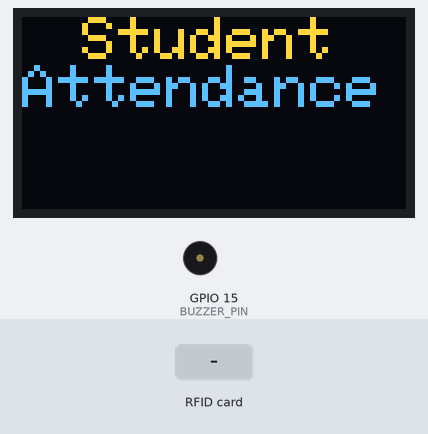
This sketch was run on a simulated ESP8266 (NodeMCU). Shown: 128×64 one-colour display, buzzer (waves = sounding, pin HIGH). The test bench sets the inputs (shaded band). The OLED is the two-colour kind (top 16 rows yellow); WiFi joins after 1.5 s; servers stay silent unless stated; uploads are accepted with an empty reply; what the sketch prints to the serial monitor is not drawn.

Above: at 4.3 s.
4.4 s: RFID card 5E 7A 19 C4 held to the reader
At 4.86 s:
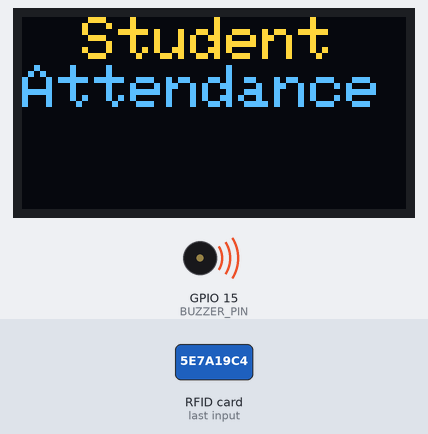
Timing chart, 0 to 7.4 s (numbered marks = the images above; inputs shaded):
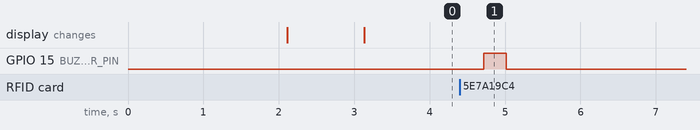

The sketch:

codeIOT.ino
```cpp
#include <Wire.h>
#include <Adafruit_GFX.h>
#include <Adafruit_SSD1306.h>
#include <SPI.h>
#include <MFRC522.h>
#include <ESP8266WiFi.h>
#include <ESP8266HTTPClient.h>
#include <WiFiClient.h>
#include <ArduinoJson.h>

#define OLED_ADDRESS 0x3C
#define RST_PIN 0
#define SS_PIN 2
#define BUZZER_PIN 15

Adafruit_SSD1306 display(128, 64, &Wire, -1);
MFRC522 mfrc522(SS_PIN, RST_PIN);

char ssid[] = "LINH HOMIE F3 A";
char password[] = "LINHHOMIEcamon";

void setup() {
  Serial.begin(115200);
  Wire.begin();
  SPI.begin();
  mfrc522.PCD_Init();
  WiFi.begin(ssid, password);

  display.begin(SSD1306_SWITCHCAPVCC, OLED_ADDRESS);

  display.clearDisplay();
  display.setTextColor(WHITE);
  display.setTextSize(1);
  display.setCursor(0, 0);

  WiFi.begin(ssid, password);
  while (WiFi.status() != WL_CONNECTED) {
    delay(1000);
    display.println("Connecting to WiFi...");

  }
  display.clearDisplay();
  display.setTextSize(1);
  display.setCursor(0,0);
  display.println("Connected to WiFi!");
  display.display();

  delay(1000);

  display.clearDisplay();
  display.setTextSize(2);
  display.setCursor(20, 0);
  display.println("Student");
  display.println("Attendance");
  display.display();

  pinMode(BUZZER_PIN, OUTPUT);
  digitalWrite(BUZZER_PIN, LOW);
}

void loop() {

  if (!mfrc522.PICC_IsNewCardPresent() || !mfrc522.PICC_ReadCardSerial()) {
    delay(100);
    return;
  }

  String tagID = "";
  for (byte i = 0; i < mfrc522.uid.size; i++) {
    tagID.concat(String(mfrc522.uid.uidByte[i] < 0x10 ? "0" : ""));
    tagID.concat(String(mfrc522.uid.uidByte[i], HEX));
  }
  tagID.toUpperCase();
  mfrc522.PICC_HaltA();

  // display.clearDisplay();
  // display.setTextColor(WHITE);
  // display.setTextSize(2);
  // display.setCursor(0, 0);
  // display.println("RFID:");
  // display.setTextSize(2);
  // display.setCursor(0, 24);
  // display.println(tagID);
  // display.display();

  // postNewStudent(tagID);

  getStudentInfo(tagID);


  digitalWrite(BUZZER_PIN, HIGH);
  delay(300);
  digitalWrite(BUZZER_PIN, LOW);

  delay(1000);
}

void postNewStudent(String tagID) {
  String url = "http://www.nqngoc.id.vn/post_NewStudent.php";
  WiFiClient client;
  HTTPClient http;
  http.begin(client, url);

  http.addHeader("Content-Type", "application/x-www-form-urlencoded");

  String postData = "rfid=" + tagID;
  int httpResponseCode = http.POST(postData);

  http.end();
}

void getStudentInfo(String tagID) {
  String url = "http://www.nqngoc.id.vn/get_StudentInfomation.php?rfid=" + tagID;
  WiFiClient client;
  HTTPClient http;
  String payload = "";

  http.begin(client, url);
  int httpCode = http.GET();

  if (httpCode == HTTP_CODE_OK) {
    payload = http.getString();
    http.end();

  }

  http.end();

  parseStudentInfo(tagID, payload);
}

void parseStudentInfo(String tagID, String studentInfo) {
  StaticJsonDocument<192> doc;

  DeserializationError error = deserializeJson(doc, studentInfo);

  if (error) {
  Serial.print(F("deserializeJson() failed: "));
  Serial.println(error.f_str());
  return;
  }
  const char* name = doc["Name"];
  const char* studentCode = doc["Student_Code"];

  displayStudentInformation(tagID, name, studentCode);

}

void displayStudentInformation(String rfid, String name, String studentCode) {
  if (name.isEmpty()) {
    Serial.println(rfid);
    postNewStudent(rfid);
    display.clearDisplay();
    display.setTextSize(1);
    display.setCursor(0, 5);
    display.println("New Student");
    display.display();
  } else {
    display.clearDisplay();
    display.setTextSize(1);
    display.setCursor(0, 5);
    display.println(name);
    display.setCursor(0, 40);
    display.println(studentCode);
    display.display();
  }
}
```

Measured:
- after the input at 4.4 s, GPIO 15 (BUZZER_PIN): LOW → HIGH after 0.32 s, → LOW 0.30 s later
